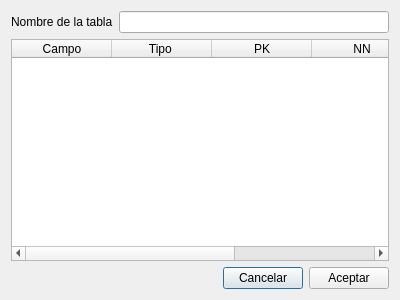
<?xml version="1.0" encoding="UTF-8"?>
<ui version="4.0">
 <class>DuNuevaTablaDialog</class>
 <widget class="QDialog" name="DuNuevaTablaDialog">
  <property name="geometry">
   <rect>
    <x>0</x>
    <y>0</y>
    <width>400</width>
    <height>300</height>
   </rect>
  </property>
  <property name="windowTitle">
   <string>Nueva tabla</string>
  </property>
  <layout class="QGridLayout" name="gridLayout">
   <item row="0" column="0">
    <layout class="QHBoxLayout" name="horizontalLayout">
     <item>
      <widget class="QLabel" name="label">
       <property name="text">
        <string>Nombre de la tabla</string>
       </property>
      </widget>
     </item>
     <item>
      <widget class="QLineEdit" name="nombre"/>
     </item>
    </layout>
   </item>
   <item row="1" column="0">
    <widget class="QTableWidget" name="tableWidget">
     <property name="contextMenuPolicy">
      <enum>Qt::ContextMenuPolicy::ActionsContextMenu</enum>
     </property>
     <column>
      <property name="text">
       <string>Campo</string>
      </property>
     </column>
     <column>
      <property name="text">
       <string>Tipo </string>
      </property>
     </column>
     <column>
      <property name="text">
       <string>PK</string>
      </property>
     </column>
     <column>
      <property name="text">
       <string>NN</string>
      </property>
     </column>
     <column>
      <property name="text">
       <string>AI</string>
      </property>
     </column>
    </widget>
   </item>
   <item row="2" column="0">
    <layout class="QHBoxLayout" name="horizontalLayout_2">
     <item>
      <spacer name="horizontalSpacer">
       <property name="orientation">
        <enum>Qt::Orientation::Horizontal</enum>
       </property>
       <property name="sizeHint" stdset="0">
        <size>
         <width>40</width>
         <height>20</height>
        </size>
       </property>
      </spacer>
     </item>
     <item>
      <widget class="QPushButton" name="cancelar">
       <property name="text">
        <string>Cancelar</string>
       </property>
      </widget>
     </item>
     <item>
      <widget class="QPushButton" name="aceptar">
       <property name="text">
        <string>Aceptar</string>
       </property>
      </widget>
     </item>
    </layout>
   </item>
  </layout>
 </widget>
 <resources/>
 <connections/>
</ui>
